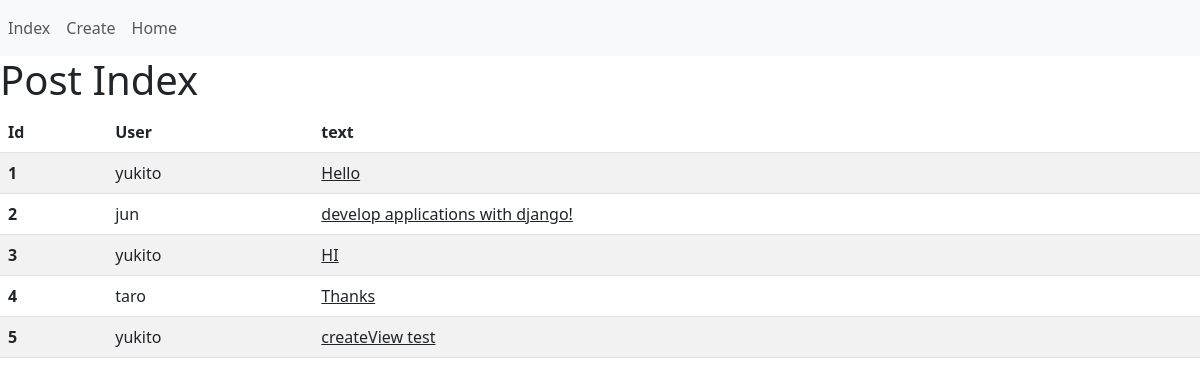
Page /index on the earlier database version.
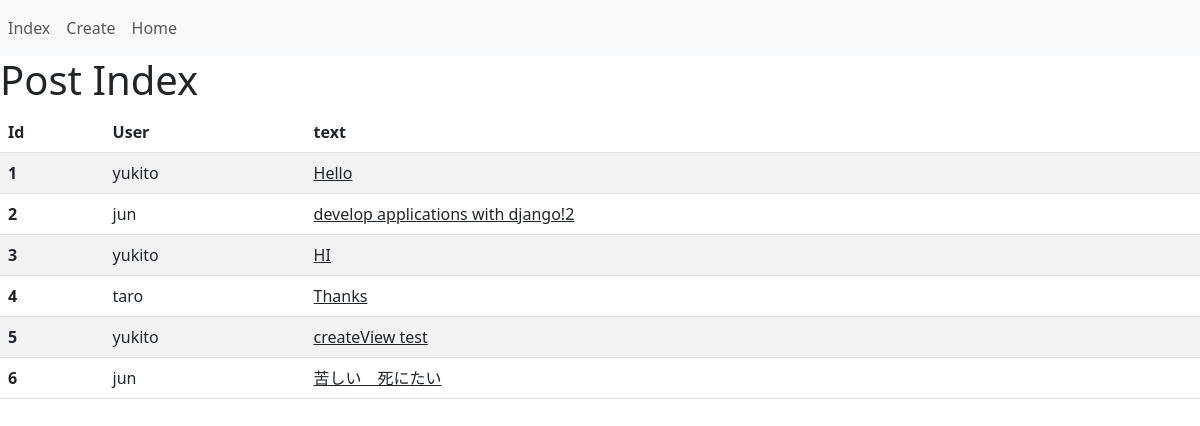
Same page on the later database version.
### core/models.py (models this page shows, shortened)
class Post(models.Model):
    user=models.ForeignKey(User,on_delete=models.CASCADE)
    text=models.TextField(max_length=300)
    date=models.DateTimeField(auto_now_add=True)
    like=models.PositiveIntegerField(default=0)

### core/views.py (the view)
# urls.py: path('index',views.index,name='index'),
def index(request):
    posts=Post.objects.all()
    context={
        'posts': posts,
    }
    return render(request,'core/index.html',context)

### templates/core/index.html (shortened to what this page needs)
{% extends 'base.html' %}
{% block content %}
    <h1>Post Index</h1>
    <table class="table table-striped">
        <thead>
          <tr>
            <th>Id</th>
            <th>User</th>
            <th>text</th>
          </tr>
        </thead>
        <tbody>
            {% for p in posts %}
            <tr>
                <th scope="row">{{p.id}}</th>
                <td>{{p.user}}</td>
                <td><a href="{% url 'detail' p.id %}" class="text-dark">{{p.text}}</a></td>
            </tr>
            {% endfor %}
        </tbody>
      </table>
{% endblock  %}

Differences in the rows shown:
changed Post id 2: text "develop applications with django!" → "develop applications with django!2"
added Post: id "6", user "jun", text "苦しい 死にたい"
